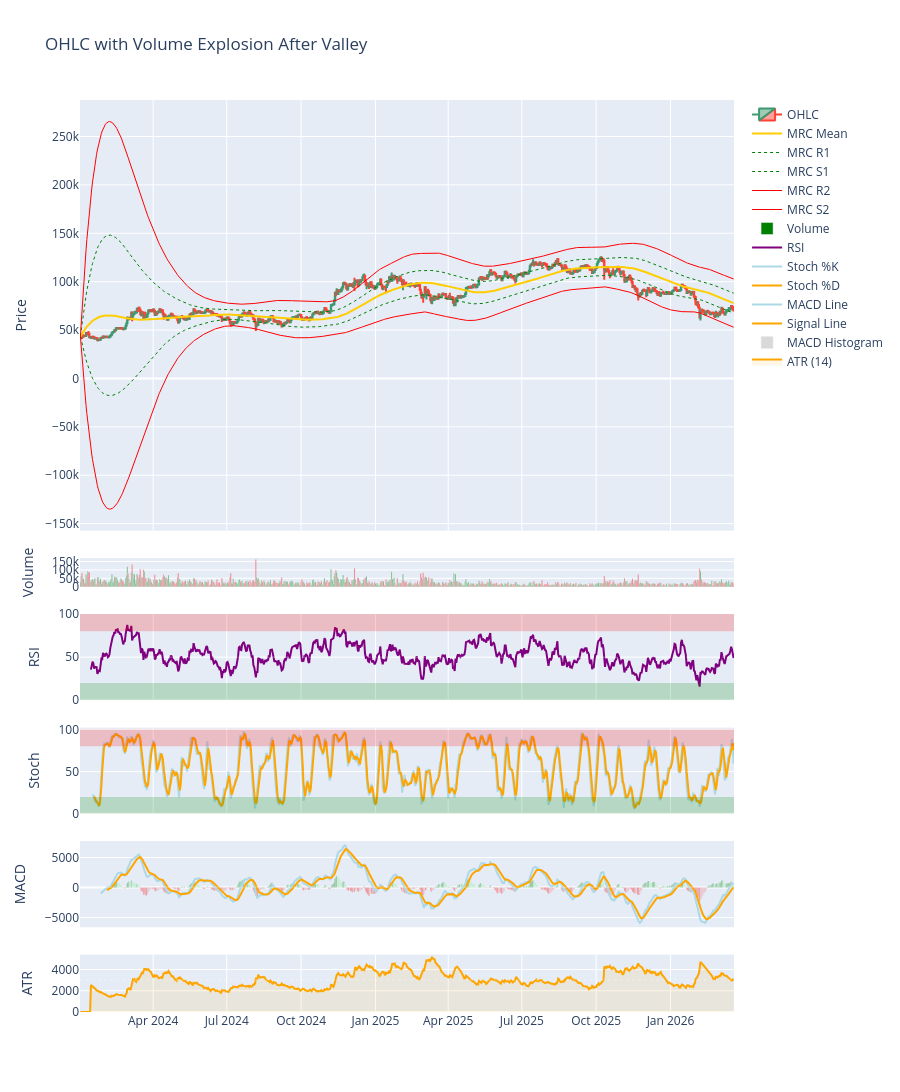

This figure's notebook cell:
### Code cell
%load_ext autoreload
%autoreload

import plotly.graph_objects as go
from plotly.subplots import make_subplots

candlestick_row = 1
volume_row = 2
rsi_row = 3
stoch_row = 4
macd_row = 5
atr_row = 6

def add_bars(col, name, color, row):
    fig.add_trace(
        go.Bar(
            x=df.index,
            y=df[col],
            name=name,
            marker=dict(color=color),
            width=(df.index[1] - df.index[0]).total_seconds() * 1000,
        ),
        row=row, col=1
)

def add_scatter(col, name, color, row, fill=None, fillcolor=None, width=2, dash=None):
    fig.add_trace(
        go.Scatter(
            x=df.index,
            y=df[col],
            name=name,
            line=dict(color=color, width=width, dash=dash),
            mode='lines',
            fill=fill,
            fillcolor=fillcolor
        ),
        row=row, col=1
    )

def add_over_zone(y0, y1, fillcolor, row):
    fig.add_hrect(
        y0=y0, y1=y1,
        line_width=0,
        fillcolor=fillcolor,
        opacity=0.2,
        row=row, col=1
    )

def add_central_line(row, y=50, line_dash="dot"):
    fig.add_hline(
        y=y,
        line_dash=line_dash,
        line_color="white",
        line_width=1,
        opacity=0.3,
        row=row, col=1
    )

def add_over_zones_and_a_central_line(row):
    add_over_zone(80, 100, "red", row)
    add_over_zone(0, 20, "green", row)
    add_central_line(row)

def add_stoch(speed, color):
    add_scatter('stoch_' + speed, "Stoch %" + speed.capitalize(), color, stoch_row)

fig = make_subplots(
    rows=6, cols=1,
    shared_xaxes=True,
    row_heights=[15, 1, 3, 3, 3, 2],
    vertical_spacing=0.03
)

fig.add_trace(
    go.Candlestick(
        x=df.index,
        open=df["open"],
        high=df["high"],
        low=df["low"],
        close=df["close"],
        name="OHLC"
    ),
    row=candlestick_row, col=1
)

mrc_result = mrc_calculate(
    df,
    source_type='hlc3',
    filter_type='SuperSmoother',
    length=200,
    innermult=1.0,
    outermult=2.415
)
df['meanline'] = mrc_result['meanline']
df['upband1'] = mrc_result['upband1']
df['loband1'] = mrc_result['loband1']
df['upband2'] = mrc_result['upband2']
df['loband2'] = mrc_result['loband2']
add_scatter('meanline', "MRC Mean", '#FFCD00', candlestick_row)
add_scatter('upband1', "MRC R1", 'green', candlestick_row, width=1, dash='dot')
add_scatter('loband1', "MRC S1", 'green', candlestick_row, width=1, dash='dot')
add_scatter('upband2', "MRC R2", 'red', candlestick_row, width=1)
add_scatter('loband2', "MRC S2", 'red', candlestick_row, width=1)

add_bars(
    "volume",
    "Volume",
    ["green" if c > o else "red" for o, c in zip(df["open"], df["close"])],
    volume_row)

add_scatter('rsi', "RSI", 'purple', rsi_row)
add_over_zones_and_a_central_line(rsi_row)

add_stoch('k', "lightblue")
add_stoch('d', "orange")
add_over_zones_and_a_central_line(stoch_row)

prev_macd = df['macd_histogram'].shift(1)
macd_colors = [
    'green' if (val >= 0 and (i == 0 or val >= prev_macd.iloc[i]))
    else 'lightgreen' if (val >= 0 and val < prev_macd.iloc[i])
    else 'red' if (val < 0 and (i == 0 or val <= prev_macd.iloc[i]))
    else 'lightcoral' if (val < 0 and val > prev_macd.iloc[i])
    else 'rgba(128, 128, 128, 0.3)'
    for i, val in enumerate(df['macd_histogram'])
]
add_scatter("macd_line", "MACD Line", 'lightblue', macd_row)
add_scatter("macd_signal", "Signal Line", 'orange', macd_row)
add_bars("macd_histogram", "MACD Histogram", macd_colors, macd_row)
add_central_line(macd_row, line_dash="solid")

add_scatter('atr', "ATR (14)", 'orange', atr_row, fill='tozeroy', fillcolor='rgba(255, 165, 0, 0.1)')
add_central_line(atr_row, y=df['atr'].mean())

fig.update_layout(bargap=0)

fig.update_layout(
    title="OHLC with Volume Explosion After Valley",
    xaxis_rangeslider_visible=False,
    yaxis_title="Price",
    yaxis2_title="Volume",
    yaxis3_title="RSI",
    yaxis4_title="Stoch",
    yaxis5_title="MACD",
    yaxis6_title="ATR",
    height=3000
)

fig.show()

### Figure 1 — Plotly figure (JSON) as saved in the notebook; plotly's stock layout.template omitted (floating-point values rounded to 4 significant figures; data arrays with more than 128 entries replaced by an {"elided": "..."} marker saying what was removed)
{"data": [{"close": {"elided": "809 float values"}, "high": {"elided": "809 float values"}, "low": {"elided": "809 float values"}, "name": "OHLC", "open": {"elided": "809 float values"}, "type": "candlestick", "x": {"elided": "809 str values"}, "xaxis": "x", "yaxis": "y"}, {"line": {"color": "#FFCD00", "width": 2}, "mode": "lines", "name": "MRC Mean", "type": "scatter", "x": {"elided": "809 str values"}, "xaxis": "x", "y": {"elided": "809 float values"}, "yaxis": "y"}, {"line": {"color": "green", "dash": "dot", "width": 1}, "mode": "lines", "name": "MRC R1", "type": "scatter", "x": {"elided": "809 str values"}, "xaxis": "x", "y": {"elided": "809 float values"}, "yaxis": "y"}, {"line": {"color": "green", "dash": "dot", "width": 1}, "mode": "lines", "name": "MRC S1", "type": "scatter", "x": {"elided": "809 str values"}, "xaxis": "x", "y": {"elided": "809 float values"}, "yaxis": "y"}, {"line": {"color": "red", "width": 1}, "mode": "lines", "name": "MRC R2", "type": "scatter", "x": {"elided": "809 str values"}, "xaxis": "x", "y": {"elided": "809 float values"}, "yaxis": "y"}, {"line": {"color": "red", "width": 1}, "mode": "lines", "name": "MRC S2", "type": "scatter", "x": {"elided": "809 str values"}, "xaxis": "x", "y": {"elided": "809 float values"}, "yaxis": "y"}, {"marker": {"color": {"elided": "809 str values"}}, "name": "Volume", "type": "bar", "width": 86400000, "x": {"elided": "809 str values"}, "xaxis": "x2", "y": {"elided": "809 float values"}, "yaxis": "y2"}, {"line": {"color": "purple", "width": 2}, "mode": "lines", "name": "RSI", "type": "scatter", "x": {"elided": "809 str values"}, "xaxis": "x3", "y": {"elided": "809 float values"}, "yaxis": "y3"}, {"line": {"color": "lightblue", "width": 2}, "mode": "lines", "name": "Stoch %K", "type": "scatter", "x": {"elided": "809 str values"}, "xaxis": "x4", "y": {"elided": "809 float values"}, "yaxis": "y4"}, {"line": {"color": "orange", "width": 2}, "mode": "lines", "name": "Stoch %D", "type": "scatter", "x": {"elided": "809 str values"}, "xaxis": "x4", "y": {"elided": "809 float values"}, "yaxis": "y4"}, {"line": {"color": "lightblue", "width": 2}, "mode": "lines", "name": "MACD Line", "type": "scatter", "x": {"elided": "809 str values"}, "xaxis": "x5", "y": {"elided": "809 float values"}, "yaxis": "y5"}, {"line": {"color": "orange", "width": 2}, "mode": "lines", "name": "Signal Line", "type": "scatter", "x": {"elided": "809 str values"}, "xaxis": "x5", "y": {"elided": "809 float values"}, "yaxis": "y5"}, {"marker": {"color": {"elided": "809 str values"}}, "name": "MACD Histogram", "type": "bar", "width": 86400000, "x": {"elided": "809 str values"}, "xaxis": "x5", "y": {"elided": "809 float values"}, "yaxis": "y5"}, {"fill": "tozeroy", "fillcolor": "rgba(255, 165, 0, 0.1)", "line": {"color": "orange", "width": 2}, "mode": "lines", "name": "ATR (14)", "type": "scatter", "x": {"elided": "809 str values"}, "xaxis": "x6", "y": {"elided": "809 float values"}, "yaxis": "y6"}], "layout": {"bargap": 0, "height": 3000, "shapes": [{"fillcolor": "red", "line": {"width": 0}, "opacity": 0.2, "type": "rect", "x0": 0, "x1": 1, "xref": "x3 domain", "y0": 80, "y1": 100, "yref": "y3"}, {"fillcolor": "green", "line": {"width": 0}, "opacity": 0.2, "type": "rect", "x0": 0, "x1": 1, "xref": "x3 domain", "y0": 0, "y1": 20, "yref": "y3"}, {"line": {"color": "white", "dash": "dot", "width": 1}, "opacity": 0.3, "type": "line", "x0": 0, "x1": 1, "xref": "x3 domain", "y0": 50, "y1": 50, "yref": "y3"}, {"fillcolor": "red", "line": {"width": 0}, "opacity": 0.2, "type": "rect", "x0": 0, "x1": 1, "xref": "x4 domain", "y0": 80, "y1": 100, "yref": "y4"}, {"fillcolor": "green", "line": {"width": 0}, "opacity": 0.2, "type": "rect", "x0": 0, "x1": 1, "xref": "x4 domain", "y0": 0, "y1": 20, "yref": "y4"}, {"line": {"color": "white", "dash": "dot", "width": 1}, "opacity": 0.3, "type": "line", "x0": 0, "x1": 1, "xref": "x4 domain", "y0": 50, "y1": 50, "yref": "y4"}, {"line": {"color": "white", "dash": "solid", "width": 1}, "opacity": 0.3, "type": "line", "x0": 0, "x1": 1, "xref": "x5 domain", "y0": 50, "y1": 50, "yref": "y5"}, {"line": {"color": "white", "dash": "dot", "width": 1}, "opacity": 0.3, "type": "line", "x0": 0, "x1": 1, "xref": "x6 domain", "y0": 3016.0, "y1": 3016.0, "yref": "y6"}], "title": {"text": "OHLC with Volume Explosion After Valley"}, "xaxis": {"anchor": "y", "domain": [0, 1], "matches": "x6", "rangeslider": {"visible": false}, "showticklabels": false}, "xaxis2": {"anchor": "y2", "domain": [0, 1], "matches": "x6", "showticklabels": false}, "xaxis3": {"anchor": "y3", "domain": [0, 1], "matches": "x6", "showticklabels": false}, "xaxis4": {"anchor": "y4", "domain": [0, 1], "matches": "x6", "showticklabels": false}, "xaxis5": {"anchor": "y5", "domain": [0, 1], "matches": "x6", "showticklabels": false}, "xaxis6": {"anchor": "y6", "domain": [0, 1]}, "yaxis": {"anchor": "x", "domain": [0.5278, 1], "title": {"text": "Price"}}, "yaxis2": {"anchor": "x2", "domain": [0.4663, 0.4978], "title": {"text": "Volume"}}, "yaxis3": {"anchor": "x3", "domain": [0.3419, 0.4363], "title": {"text": "RSI"}}, "yaxis4": {"anchor": "x4", "domain": [0.2174, 0.3119], "title": {"text": "Stoch"}}, "yaxis5": {"anchor": "x5", "domain": [0.09296, 0.1874], "title": {"text": "MACD"}}, "yaxis6": {"anchor": "x6", "domain": [0, 0.06296], "title": {"text": "ATR"}}}}
